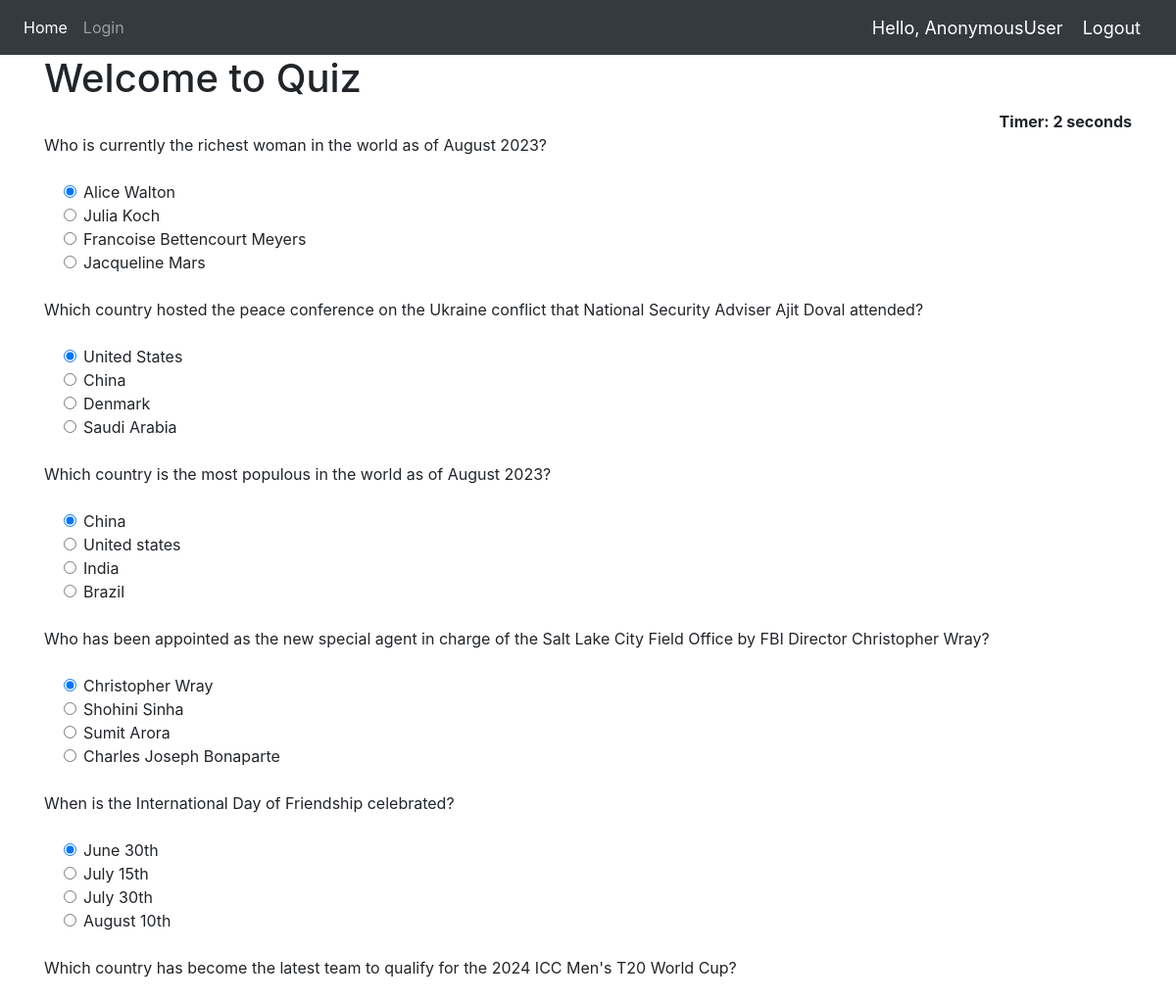
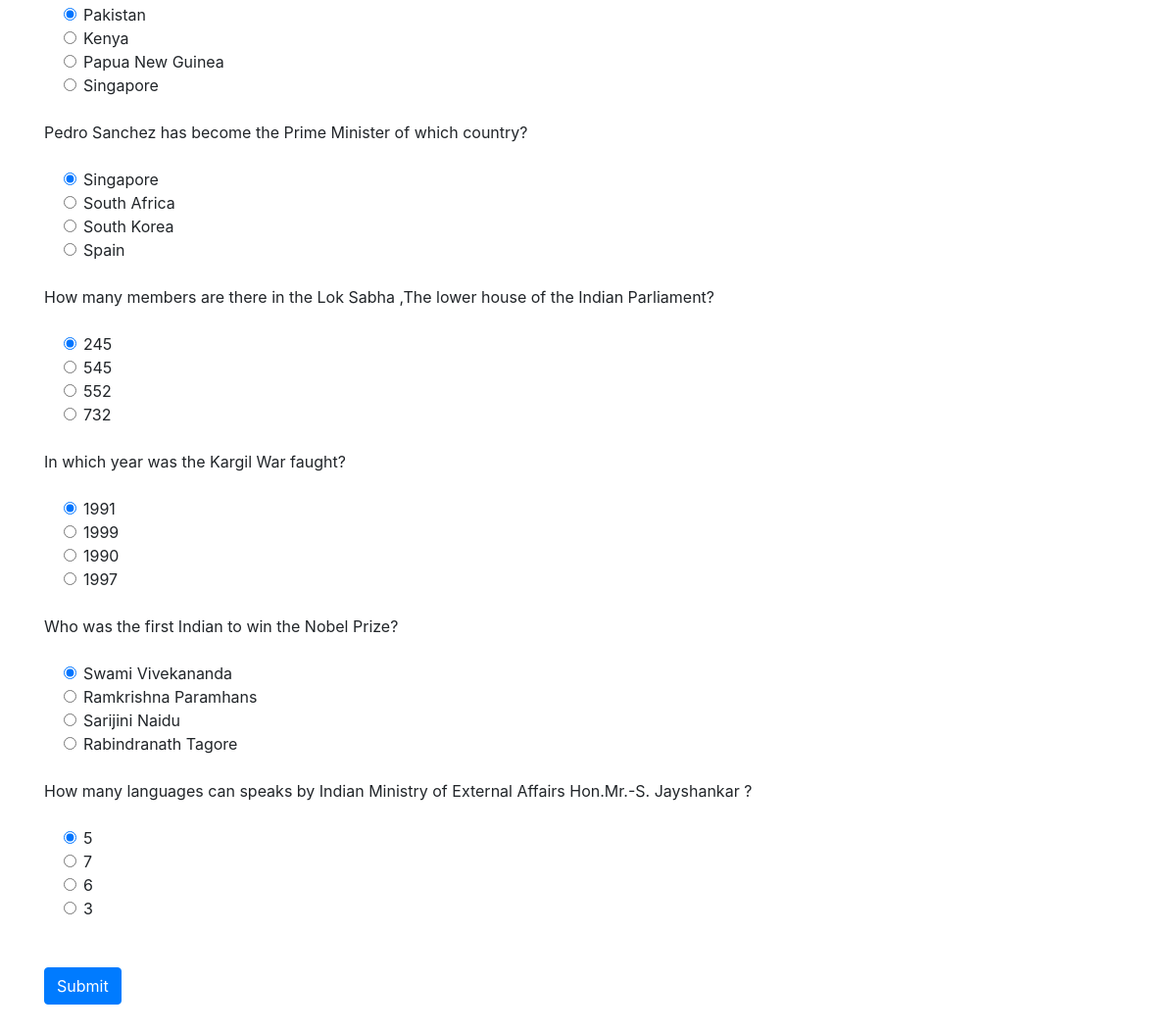
The page / on the database its author committed (2 pictures, top to bottom).
### Quiz/models.py (models this page shows, shortened)
class QuesModel(models.Model):
    question = models.CharField(max_length=200,null=True)
    op1 = models.CharField(max_length=200,null=True)
    op2 = models.CharField(max_length=200,null=True)
    op3 = models.CharField(max_length=200,null=True)
    op4 = models.CharField(max_length=200,null=True)
    ans = models.CharField(max_length=200,null=True)

### Quiz/views.py (the view)
# urls.py: 2. Add a URL to urlpatterns:  path('', views.home, name='home')
def home(request):
    if request.method == 'POST':
        print(request.POST)
        questions=QuesModel.objects.all()
        score=0
        wrong=0
        correct=0
        total=0
        for q in questions:
            total+=1
            print(request.POST.get(q.question))
            print(q.ans)
            print()
            if q.ans ==  request.POST.get(q.question):
                score+=10
                correct+=1
            else:
                wrong+=1
        percent = score/(total*10) *100
        context = {
            'score':score,
            'time': request.POST.get('timer'),
            'correct':correct,
            'wrong':wrong,
            'percent':percent,
            'total':total
        }
        return render(request,'Quiz/result.html',context)
    else:
        questions=QuesModel.objects.all()
        context = {
            'questions':questions
        }
        return render(request,'Quiz/home.html',context)

### Quiz/templates/Quiz/home.html (shortened to what this page needs)
{% extends 'Quiz/dependencies.html' %}
{% block content %}
{% load static %}
<div class="container ">
<h1>Welcome to Quiz</h1>
<div align="right " id="displaytimer"><b>Timer: 0 seconds</b></div>
 <form method='post' action=''>
    {% for q  in questions%}
    <div class="form-group">
      <label for="question">{{q.question}}</label>
    </div>
    <div class="form-check">
        <div class="form-check">
            <input class="form-check-input" type="radio" name="{{q.question}}" id="gridRadios1" value="option1" checked>
            <label class="form-check-label" for="gridRadios1">
                {{q.op1}}
            </label>
        </div>
        <div class="form-check">
            <input class="form-check-input" type="radio" name="{{q.question}}" id="gridRadios2" value="option2">
            <label class="form-check-label" for="gridRadios2">
                {{q.op2}}
            </label>
        </div>
        <div class="form-check">
            <input class="form-check-input" type="radio" name="{{q.question}}" id="gridRadios1" value="option3">
            <label class="form-check-label" for="gridRadios1">
                {{q.op3}}
            </label>
        </div>
        <div class="form-check">
            <input class="form-check-input" type="radio" name="{{q.question}}" id="gridRadios2" value="option4">
            <label class="form-check-label" for="gridRadios2">
                {{q.op4}}
            </label>
        </div>
        <br>
    </div>
    {% endfor %}
    <br>
    <button type="submit" class="btn btn-primary">Submit</button>
  </form>
</div>
{% endblock %}

### Quiz/templates/Quiz/dependencies.html (shortened to what this page needs)
{% load static %}
<html>
    <head>
        <link rel="stylesheet" href="https://stackpath.bootstrapcdn.com/bootstrap/4.5.0/css/bootstrap.min.css">
    </head>
    <body>
        {% include 'Quiz/navbar.html' %}
        {% block content %}
        {% endblock %}
        <br>
    </body>
</html>

### Quiz/templates/Quiz/navbar.html (shortened to what this page needs)
{% load static %}
<nav class="navbar navbar-expand-lg navbar-dark bg-dark">
  <div class="collapse navbar-collapse" id="navbarNav">
    <ul class="navbar-nav">
      <li class="nav-item active">
        <a class="nav-link" href="{% url 'home' %}">Home</a>
      </li>
      <li class="nav-item">
        <a class="nav-link" href="{% url 'login' %}">Login</a>
      </li>
    </ul>
  </div>
  <span class="greet">Hello, {{request.user}}</span>
  <span ><a  class="greet" href="{% url 'logout' %}">Logout</a></span>
</nav>

### Quiz/templates/Quiz/navbar.html (style rules this page uses)
.greet { font-size: 18px; color: #fff; margin-right: 20px; }

### rows shown on the page
QuesModel: question "Who is currently the richest woman in the world as of August 2023?", op1 "Alice Walton", op2 "Julia Koch", op3 "Francoise Bettencourt Meyers", op4 "Jacqueline Mars"
QuesModel: question "Which country hosted the peace conference on the Ukraine conflict that National Security Adviser Ajit Doval attended?", op1 "United States", op2 "China", op3 "Denmark", op4 "Saudi Arabia"
QuesModel: question "Which country is the most populous in the world as of August 2023?", op1 "China", op2 "United states", op3 "India", op4 "Brazil"
QuesModel: question "Who has been appointed as the new special agent in charge of the Salt Lake City Field Office by FBI Director Christopher Wray?", op1 "Christopher Wray", op2 "Shohini Sinha", op3 "Sumit Arora", op4 "Charles Joseph Bonaparte"
QuesModel: question "When is the International Day of Friendship celebrated?", op1 "June 30th", op2 "July 15th", op3 "July 30th", op4 "August 10th"
QuesModel: question "Which country has become the latest team to qualify for the 2024 ICC Men's T20 World Cup?", op1 "Pakistan", op2 "Kenya", op3 "Papua New Guinea", op4 "Singapore"
QuesModel: question "Pedro Sanchez has become the Prime Minister of which country?", op1 "Singapore", op2 "South Africa", op3 "South Korea", op4 "Spain"
QuesModel: question "How many members are there in the Lok Sabha ,The lower house of the Indian Parliament?", op1 "245", op2 "545", op3 "552", op4 "732"
QuesModel: question "In which year was the Kargil War faught?", op1 "1991", op2 "1999", op3 "1990", op4 "1997"
QuesModel: question "Who was the first Indian to win the Nobel Prize?", op1 "Swami Vivekananda", op2 "Ramkrishna Paramhans", op3 "Sarijini Naidu", op4 "Rabindranath Tagore"
QuesModel: question "How many languages can speaks by Indian Ministry of External Affairs Hon.Mr.-S. Jayshankar ?", op1 "5", op2 "7", op3 "6", op4 "3"

### other values the page prints
{{ request.user }} "AnonymousUser"
